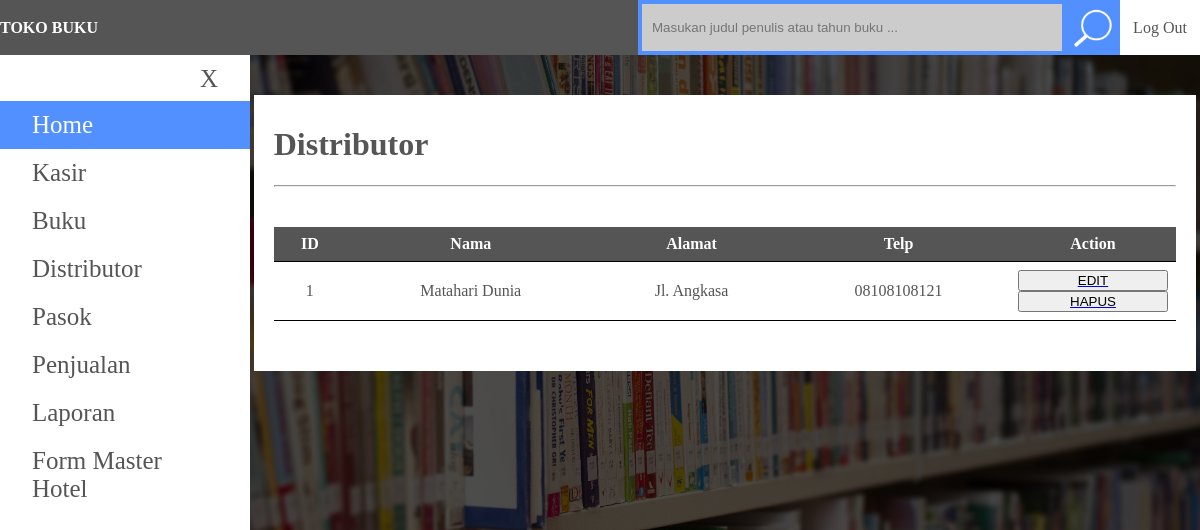
/Aplikasi/tokobuku/distributor.php (signed in), run on the app's committed database.
### tables this page shows
CREATE TABLE `distributor` (
  `idDistributor` int(10) NOT NULL,
  `namaDistributor` varchar(200) NOT NULL,
  `alamat` text NOT NULL,
  `telepon` varchar(15) NOT NULL
);

### Aplikasi/tokobuku/proses/AbstractQuery.php (called while the page is built, shortened)
<?php
require_once "config/Data.php";
abstract class AbstractQuery
{
    private $data;
    protected function __construct()
    {
        $this->data = new Data('root', 'root', 'localhost');
    }
    public function connection()
    {
        return $this->data;
    }
}

### Aplikasi/tokobuku/proses/config/Database.php (called while the page is built, shortened)
<?php
class Database
{
    private $user;
    private $pass;
    private $database = 'dbtokobuku';
    private $host;
    private $db;
    protected function __construct($user, $pass, $host, $database = '')
    {
        $this->user = $user;
        $this->pass = $pass;
        $this->host = $host;
    }
    public function connect()
    {
        if ( ! empty($this->user) && ! empty($this->pass) && ! empty($this->database) && ! empty($this->host)) {
            $this->db = new mysqli($this->host, $this->user, $this->pass, $this->database);
            return;
        }
        die('Koneksi Gagal : data ada yang kosong');
    }
    public function mysqli()
    {
        return $this->db;
    }
    public function query($sql)
    {
        $this->db->query("SET sql_mode = '';");
        $this->query = $this->db->query($sql);
    }
}

### Aplikasi/tokobuku/proses/config/Data.php (called while the page is built, shortened)
<?php
include "Database.php";
class Data extends Database
{
    public function show_data()
    {
        $data = array();
        if ($this->check_data()) {
            while ($row = $this->query->fetch_assoc()) {
                $data[] = $row;
            }
        }
        return $data;
    }
    public function check_data()
    {
        return $this->count_rows() > 0;
    }
    public function count_rows()
    {
        if (is_object($this->query)) {
            return $this->query->num_rows;
        }
        return 0;
    }
}

### Aplikasi/tokobuku/proses/Distributor.php (the view, shortened to what this page needs)
<?php
require_once 'AbstractQuery.php';
class Distributor extends AbstractQuery
{
    public function select()
    {
        $koneksi = $this->connection();
        $koneksi->query("select * from distributor");
        if ($koneksi->check_data()) {
            foreach ($koneksi->show_data() as $key => $value) {
                echo "<tr>" .
                     "<td>" . ($key + 1) . "</td>" .
                     "<td>" . $value['namaDistributor'] . "</td>" .
                     "<td>" . $value['alamat'] . "</td>" .
                     "<td>" . $value['telepon'] . "</td>" .
                     "<td>
			<a href='distributor.php?id=" . $value['idDistributor'] . "&action=edit'><button>EDIT</button></a>
			<a href='proses/proses-hapus.php?id=" . $value['idDistributor'] . "&type=1' ><button>HAPUS</button></a>
			</td>" .
                     "</tr>";
            }
        }
    }
}

### Aplikasi/tokobuku/css/style.css (style rules this page uses)
body, html { width: 100vw; padding: 0; margin: 0; background-image: url("../images/bg2.jpg"); background-size: cover; }
html, body { padding: 0px; margin: 0; }
.content table tr { border-bottom: 1px solid #000; }
table tr td { text-align: center; }
th, td { padding: 8px; }
td a button { display: block; width: 100%; }

### data on the page
distributor: namaDistributor "Matahari Dunia", alamat "Jl. Angkasa", telepon "08108108121"
